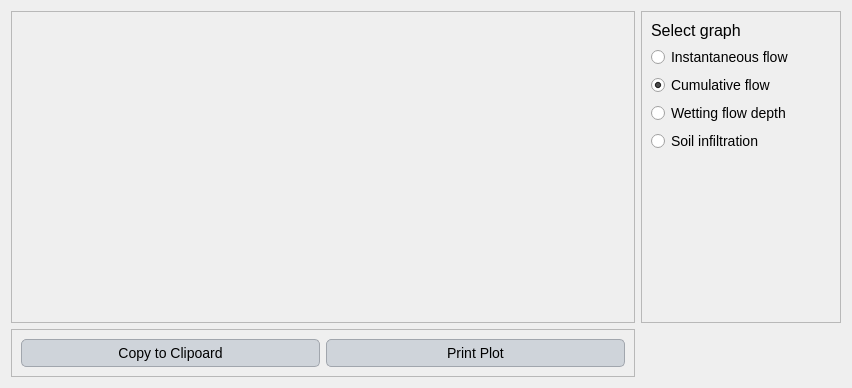
<?xml version="1.0" encoding="UTF-8"?>
<ui version="4.0">
 <class>Dialog</class>
 <widget class="QDialog" name="Dialog">
  <property name="geometry">
   <rect>
    <x>0</x>
    <y>0</y>
    <width>852</width>
    <height>388</height>
   </rect>
  </property>
  <property name="windowTitle">
   <string>Dialog</string>
  </property>
  <property name="styleSheet">
   <string notr="true">QLabel {
    font-family: 'Georgia'; /* Cambiar la fuente a Georgia */
    font-size: 16px; /* Cambiar el tamaño de la fuente */
    color: #000000; /* Color del texto (blanco) */
}

QLineEdit {
    font-family: 'Georgia'; /* Cambiar la fuente a Georgia */
    font-size: 14px; /* Cambiar el tamaño de la fuente */
    color: #000000; /* Color del texto (blanco) */
    background-color: #f0f0f0; /* Color de fondo del QLineEdit */
    border: 1px solid #000000; /* Borde blanco */
}

QComboBox {
    font-family: 'Georgia'; /* Cambiar la fuente a Georgia */
    font-size: 14px; /* Cambiar el tamaño de la fuente */
    color: #000000; /* Color del texto (blanco) */
    background-color: #cfd4da; /* Fondo oscuro del ComboBox */
}

QRadioButton {
    font-family: 'Georgia'; /* Cambiar la fuente a Georgia */
    font-size: 14px; /* Cambiar el tamaño de la fuente */
    color: #000000; /* Color del texto (blanco) */
}

QCheckBox {
    font-family: 'Georgia'; /* Cambiar la fuente a Georgia */
    font-size: 14px; /* Cambiar el tamaño de la fuente */
    color: #000000; /* Color del texto (blanco) */
}

/* Cambiar la fuente y estilo de los QPushButton */
QPushButton {
    font-family: 'Georgia'; /* Cambiar la fuente */
    font-size: 14px; /* Cambiar el tamaño de la fuente */
    color: #000000; /* Color del texto negro */
    background-color: #cfd4da; /* Fondo gris claro */
    border: 1px solid #a1a6ad; /* Borde gris medio */
    border-radius: 5px; /* Bordes redondeados */
    padding: 5px; /* Espaciado interno */
}

/* Estilo cuando el ratón pasa sobre el botón */
QPushButton:hover {
    color: #000000; /* Mantener el texto negro */
    background-color: #b7bcc3; /* Fondo gris un poco más oscuro al pasar el mouse */
}

/* Estilo cuando el botón está presionado */
QPushButton:pressed {
    background-color: #a6acb3; /* Fondo ligeramente más oscuro al presionar */
    color: #000000; /* Mantener el texto negro cuando se presiona */
}



/* Estilo general para QTableWidget y QTableView */
QTableWidget, QTableView {
    font-family: 'Georgia'; /* Cambiar la fuente a Georgia */
    font-size: 14px; /* Tamaño de la fuente */
    color: #000000; /* Color del texto negro */
    background-color: #e6e9ed; /* Fondo gris claro para la tabla */
    gridline-color: #a1a6ad; /* Color de las líneas de la tabla (gris medio) */
    selection-background-color: #b7bcc3; /* Color de fondo cuando se selecciona una celda (gris suave) */
    selection-color: #000000; /* Color del texto cuando la celda está seleccionada (negro) */
}

/* Estilo para el encabezado horizontal de la tabla */
QHeaderView::section {
    font-family: 'Georgia'; /* Cambiar la fuente a Georgia */
    font-size: 14px; /* Tamaño de la fuente */
    color: #000000; /* Color del texto negro */
    background-color: #cfd4da; /* Fondo gris claro del encabezado */
    border: 1px solid #a1a6ad; /* Borde gris medio entre las secciones */
    padding: 4px; /* Espaciado interno en el encabezado */
}

/* Estilo para las celdas de la tabla al pasar el mouse */
QTableWidget::item:hover, QTableView::item:hover {
    background-color: #b7bcc3; /* Fondo gris suave al pasar el mouse */
    color: #000000; /* Mantener el texto negro */
}

/* Estilo para las celdas cuando están seleccionadas */
QTableWidget::item:selected, QTableView::item:selected {
    background-color: #a6acb3; /* Fondo gris intermedio cuando está seleccionado */
    color: #000000; /* Texto negro cuando está seleccionado */
}

/* Ajustar el tamaño de las celdas */
QTableWidget::item, QTableView::item {
    padding: 4px; /* Espaciado interno de las celdas */
}

/* Estilo para el borde inferior de la tabla */
QTableCornerButton::section {
    background-color: #cfd4da; /* Fondo del botón de esquina */
    border: 1px solid #a1a6ad; /* Borde gris medio del botón de esquina */
}</string>
  </property>
  <layout class="QGridLayout" name="gridLayout_2">
   <item row="0" column="0">
    <widget class="QFrame" name="frame">
     <property name="frameShape">
      <enum>QFrame::StyledPanel</enum>
     </property>
     <property name="frameShadow">
      <enum>QFrame::Raised</enum>
     </property>
    </widget>
   </item>
   <item row="1" column="0">
    <widget class="QFrame" name="frame_2">
     <property name="maximumSize">
      <size>
       <width>16777215</width>
       <height>50</height>
      </size>
     </property>
     <property name="frameShape">
      <enum>QFrame::StyledPanel</enum>
     </property>
     <property name="frameShadow">
      <enum>QFrame::Raised</enum>
     </property>
     <layout class="QGridLayout" name="gridLayout">
      <item row="0" column="0">
       <layout class="QHBoxLayout" name="horizontalLayout">
        <item>
         <widget class="QPushButton" name="pushButton">
          <property name="text">
           <string>Copy to Clipoard</string>
          </property>
         </widget>
        </item>
        <item>
         <widget class="QPushButton" name="pushButton_2">
          <property name="text">
           <string>Print Plot</string>
          </property>
         </widget>
        </item>
       </layout>
      </item>
     </layout>
    </widget>
   </item>
   <item row="0" column="1">
    <widget class="QFrame" name="frame_3">
     <property name="maximumSize">
      <size>
       <width>200</width>
       <height>16777215</height>
      </size>
     </property>
     <property name="frameShape">
      <enum>QFrame::StyledPanel</enum>
     </property>
     <property name="frameShadow">
      <enum>QFrame::Raised</enum>
     </property>
     <layout class="QGridLayout" name="gridLayout_3">
      <item row="4" column="0">
       <widget class="QRadioButton" name="soil_infiltration">
        <property name="text">
         <string>Soil infiltration</string>
        </property>
       </widget>
      </item>
      <item row="2" column="0">
       <widget class="QRadioButton" name="cumulative">
        <property name="text">
         <string>Cumulative flow</string>
        </property>
        <property name="checked">
         <bool>true</bool>
        </property>
       </widget>
      </item>
      <item row="0" column="0">
       <widget class="QLabel" name="label">
        <property name="text">
         <string>Select graph</string>
        </property>
       </widget>
      </item>
      <item row="3" column="0">
       <widget class="QRadioButton" name="wetting">
        <property name="text">
         <string>Wetting flow depth</string>
        </property>
       </widget>
      </item>
      <item row="1" column="0">
       <widget class="QRadioButton" name="instantaneous">
        <property name="text">
         <string>Instantaneous flow</string>
        </property>
        <property name="checked">
         <bool>false</bool>
        </property>
       </widget>
      </item>
      <item row="5" column="0">
       <spacer name="verticalSpacer">
        <property name="orientation">
         <enum>Qt::Vertical</enum>
        </property>
        <property name="sizeHint" stdset="0">
         <size>
          <width>20</width>
          <height>40</height>
         </size>
        </property>
       </spacer>
      </item>
     </layout>
    </widget>
   </item>
  </layout>
 </widget>
 <resources/>
 <connections/>
</ui>
